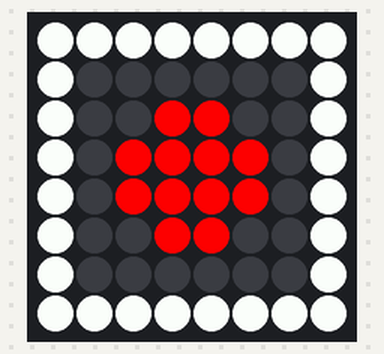
Simulated run of this program. Board: Raspberry Pi (BCM pin numbers) with a Sense HAT. Shown: the Sense HAT's 8×8 RGB LED matrix. Random numbers come from a fixed seed; what the program prints to the terminal is not drawn. At 13.6 s the program stops and its outputs stay as they are.

Above: at 1.19 s.
At 6.5 s:
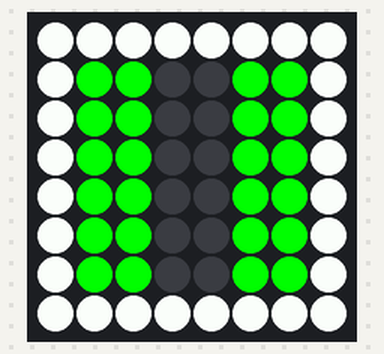
At 7.2 s:
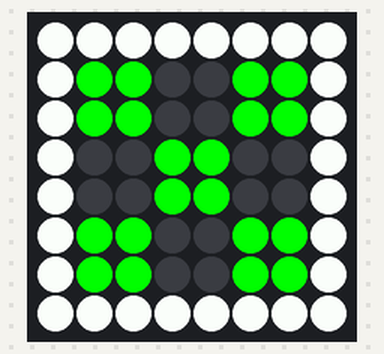
At 9.9 s:
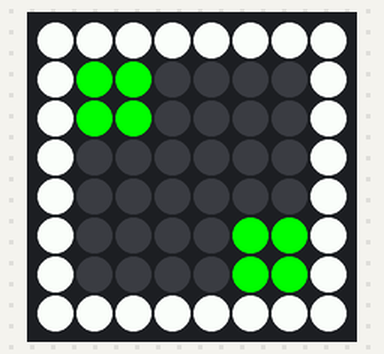
At 10.4 s:
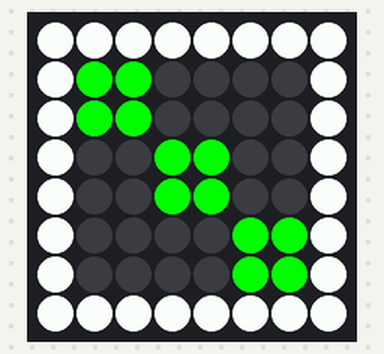
At 11.3 s:
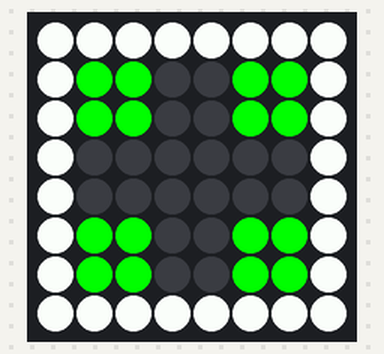

Measured:
- what the display in image 1 shows lasts 0.7 s, from 6.5 s to 7.2 s
- what the display in image 2 shows lasts 1.0 s, from 7.2 s to 8.2 s
- what the display in image 3 shows lasts 0.6 s, from 9.8 s to 10.4 s
- what the display in image 4 shows lasts 0.8 s, from 10.4 s to 11.2 s

The program:

roll_dice.py
```python
"""
roll_dice.py
Get a random dice roll.
"""

__all__ = []

import time
import random

from sense_hat import SenseHat

sense = SenseHat()
sense.rotation = 90


class Dice(object):
    """A Dice with random rolls.
    Generatated using ambient humidity and temperature readings from he
    ense hat sensors.
    """

    o = (0, 0, 0)
    x = (255, 255, 255)

    border = (
        x, x, x, x, x, x, x, x,
        x, o, o, o, o, o, o, x,
        x, o, o, o, o, o, o, x,
        x, o, o, o, o, o, o, x,
        x, o, o, o, o, o, o, x,
        x, o, o, o, o, o, o, x,
        x, o, o, o, o, o, o, x,
        x, x, x, x, x, x, x, x,
    )

    def __init__(self):
        """init"""
        self.one = (19, 20, 26, 27, 28, 29, 34, 35, 36, 37, 43, 44)
        self.two = (9, 10, 17, 18, 45, 46, 53, 54)
        self.three = (9, 10, 17, 18, 27, 28, 35, 36, 45, 46, 53, 54)
        self.four = (
        9, 10, 17, 18, 13, 14, 21, 22, 41, 42, 49, 50, 45, 46, 53, 54)
        self.five = (
        9, 10, 17, 18, 13, 14, 21, 22, 41, 42, 49, 50, 27, 28, 35, 36, 45, 46,
        53, 54)
        self.six = (
        9, 10, 17, 18, 13, 14, 21, 22, 25, 26, 33, 34, 29, 30, 37, 38, 41, 42,
        49, 50, 45, 46, 53, 54)
        self.result = None

    def show(self, number):
        """Display the dice roll to the LED grid."""
        die_numbers = (
        self.one, self.two, self.three, self.four, self.five, self.six)
        die_face = list(self.border)

        for n in die_numbers[number - 1]:
            if number == 1:
                die_face[n] = (255, 0, 0)
            else:
                die_face[n] = (0, 255, 0)

        sense.set_pixels(die_face)

    def roll(self):
        """Generate a random dice roll."""
        self.result = random.randint(0, 6)
        if self.result == 0:
            self.result = 6

        self.show(self.result)


def roll_dice():
    """Roll the dice."""
    sense.clear()
    dice = Dice()

    for i in range(random.randrange(10, 41)):
        dice.show(random.randrange(1, 7))

    for i in range(random.randrange(10, 31)):
        dice.show(random.randrange(1, 7))
        time.sleep(0.1)

    for i in range(random.randrange(10, 21)):
        dice.show(random.randrange(1, 7))
        time.sleep(0.2)

    for i in range(random.randrange(10, 11)):
        dice.roll()
        time.sleep(random.random())

    if dice.result == 1:
        message = 'aha, bullseye!'
    else:
        message = 'it\'s ' + str(dice.result)

    print('roll_dice', message)
    time.sleep(2)


if __name__ == '__main__':
    roll_dice()
```
